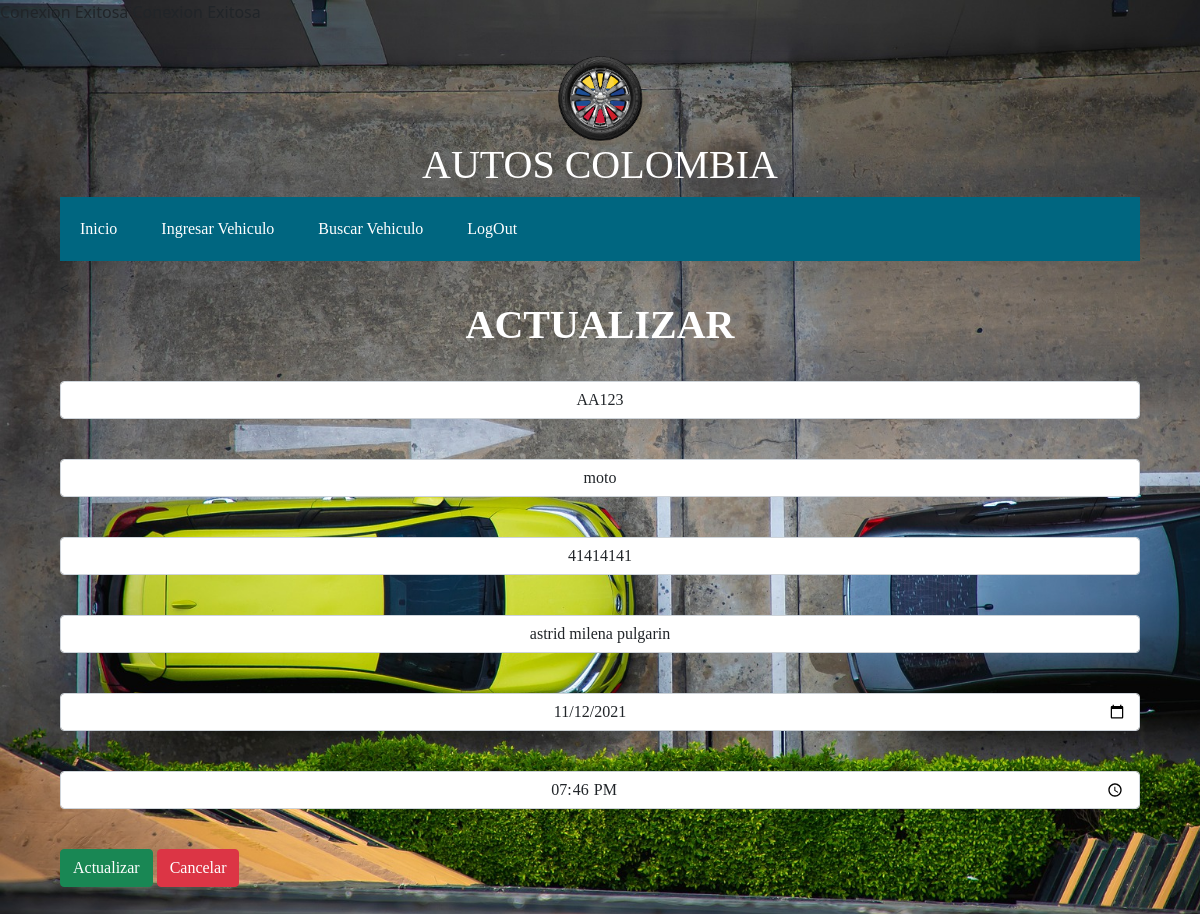
/inicio/actualizar.php?id=120, run on the app's committed database.
### tables this page shows
CREATE TABLE `tb_automoviles` (
  `id` int(255) NOT NULL,
  `placa` varchar(5) NOT NULL,
  `tipo` varchar(10) NOT NULL,
  `documento` int(10) NOT NULL,
  `nombre` varchar(50) NOT NULL,
  `fecha` date DEFAULT NULL,
  `hora` time NOT NULL
);

### inicio/sql_search.php (called while the page is built)
<?php
include '../db/config.php';
$sql = "SELECT * FROM tb_automoviles WHERE id=$id" ;
$query=mysqli_query($con,$sql);
$row=mysqli_fetch_array($query);
?>

### inicio/ACTUALIZAR.php (the view, shortened to what this page needs)
<?php
require '../db/config.php';
 $id = $_GET['id'];
include "sql_search.php";
?>
<!DOCTYPE html>
<html lang="en">
<head>
    <link rel="stylesheet" href="../css/styles.css">
    <link href="https://cdn.jsdelivr.net/npm/bootstrap@5.0.0-beta1/dist/css/bootstrap.min.css" rel="stylesheet">
</head>
<body>
<div>
    <div class="container">
    <?php require "../partials/menu.php";?>
        <div class="row">
            <div class="col-lg-15" >
                <form action="sql_update.php?id=<?php echo $_GET['id']?>;" method="post" class="formedit" >
                    <h1 class="titulo" style="color: white;"><strong>ACTUALIZAR</strong></h1>
                    <br>
                        <input type="text"          name="placa" id="" class="form-control mb-3" value="<?=$row['placa']?>" required><br>
                        <input type="text"          name="tipo" id="" class="form-control mb-3" value="<?=$row['tipo']?>" required><br>
                        <input type="text"          name="documento" id="" class="form-control mb-3" value="<?=$row['documento']?>" required><br>
                        <input type="text"          name="nombre" id="" class="form-control mb-3" value="<?=$row['nombre']?>" required><br>
                        <input type="date"          name="fecha" id="" class="form-control mb-3" value="<?=$row['fecha']?>" required><br>
                        <input type="time"          name="hora" id="" class="form-control mb-3" value="<?=$row['hora']?>" required><br>
                        <input type="submit"        value="Actualizar" class="btn btn-success"name="update">
                        <a href="buscar.php"><input type="button" value="Cancelar" class="btn btn-danger" ></a> <br>
                </form>
            </div>
        </div>
    </div>
</div>
</body>
</html>

### css/styles.css (style rules this page uses)
body { background-image: url("../estilos/fondoo.jpg"); zoom: 0%; background-size: cover; background-attachment: fixed; }

### partials/icono.php (style rules this page uses)
.titulo { text-align: center; color: white; }

### inicio/ACTUALIZAR.php (style rules this page uses)
* { font-family: 'Irish Grover', cursive; }
.container { padding: 30px; }
form input { text-align: center; }

### data on the page
tb_automoviles: placa "AA123", tipo "moto", documento "41414141", nombre "astrid milena pulgarin", fecha "11/12/2021", hora "19:46:00"
